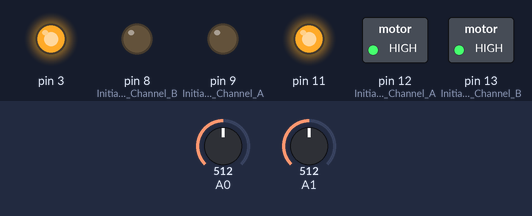
Bench run of a sketch on a simulated Arduino Uno, built with avr-gcc and run on an emulated ATmega328P. On the bench: switched loads named in the sketch (green lamp = pin HIGH), output pins drawn as LEDs (lit = HIGH). Inputs (shaded band) come from the test bench; at power-on: A0 = 512, A1 = 512. What the sketch prints to the serial monitor is not drawn.

Above: at 1.5 s.
At 3.5 s:
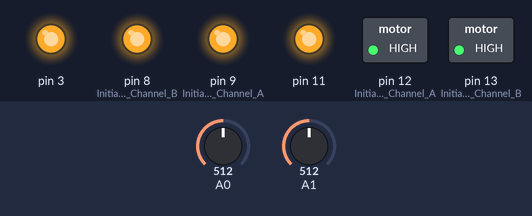
At 5.5 s:
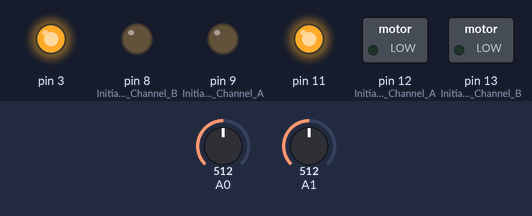
At 7.5 s:
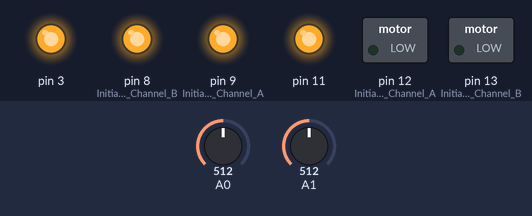
At 9.5 s:
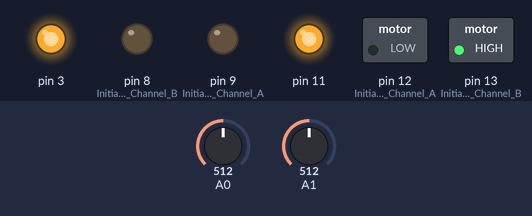
At 11.5 s:
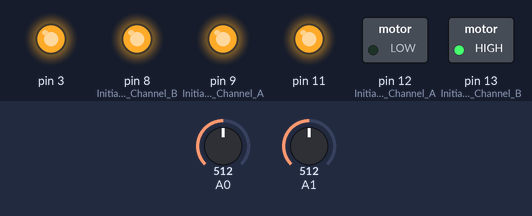
Timing chart, 0 to 13.8 s (numbered marks = the images above):
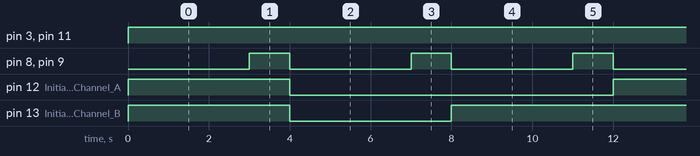

The sketch:

MotorDriver.ino
```cpp
/*************************************************************
Motor Shield 2-Channel DC Motor for Arduino Motor Shield V3
by Ramanathan Sabapathy (ram.kshatriya@gmail.com)

*************************************************************/

void setup() {

  //Setup Channel A
  pinMode(12, OUTPUT);//Initiates Motor Channel A pin
  pinMode(9, OUTPUT); //Initiates Brake Channel A pin

    //Setup Channel B
  pinMode(13, OUTPUT);//Initiates Motor Channel B pin
  pinMode(8, OUTPUT); //Initiates Brake Channel B pin

  //myservo.attach(5);
   Serial.begin(9600);
   Serial.print("Setup Completed\n");
}

void loop(){

  forward();
  wait(3000);

  if(surge())
  {

    brake(HIGH);
    wait(1000);
    backward();

    wait(3000);
    brake(HIGH);

    wait(1000);
    turnRight();


    wait(3000);
    brake(HIGH);

    wait(1000);
  }

}

void forward(){
    //forward A full speed
  digitalWrite(12, HIGH); //Establishes forward direction of Channel A
  digitalWrite(9, LOW);   //Disengage the Brake for Channel A
  analogWrite(3, 255);   //Spins the motor on Channel A at full speed

    //forward B full speed
  digitalWrite(13, HIGH); //Establishes forward direction of Channel B
  digitalWrite(8, LOW);   //Disengage the Brake for Channel B
  analogWrite(11, 255);   //Spins the motor on Channel B at full speed

  return;
}

void backward(){
     //backward A half speed
    digitalWrite(12, LOW); //Establishes backward direction of Channel A
    digitalWrite(9, LOW);   //Disengage the Brake for Channel A
    //analogWrite(3, 123);   //Spins the motor on Channel A at half speed
    analogWrite(3, 255);   //Spins the motor on Channel A at full speed

    //backward B half speed
    digitalWrite(13, LOW); //Establishes backward direction of Channel B
    digitalWrite(8, LOW);   //Disengage the Brake for Channel B
    //analogWrite(11, 123);   //Spins the motor on Channel B at half speed
    analogWrite(11, 255);   //Spins the motor on Channel B at full speed

    return;
}

void brake(boolean brake){
    digitalWrite(9, brake); //Eengage the Brake for Channel A
    digitalWrite(8, brake); //Eengage the Brake for Channel B
}

void turnLeft(){
    //left @ full speed
    digitalWrite(12, HIGH); //Establishes backward direction of Channel A
    digitalWrite(9, LOW);   //Disengage the Brake for Channel A
    //analogWrite(3, 123);   //Spins the motor on Channel A at half speed
    analogWrite(3, 255);   //Spins the motor on Channel A at full speed

    digitalWrite(13, LOW); //Establishes backward direction of Channel B
    digitalWrite(8, LOW);   //Disengage the Brake for Channel B
    //analogWrite(11, 123);   //Spins the motor on Channel B at half speed
    analogWrite(11, 255);   //Spins the motor on Channel B at full speed

    return;
}

void turnRight(){
    //right @ full speed
    digitalWrite(12, LOW); //Establishes backward direction of Channel A
    digitalWrite(9, LOW);   //Disengage the Brake for Channel A
    //analogWrite(3, 123);   //Spins the motor on Channel A at half speed
    analogWrite(3, 255);   //Spins the motor on Channel A at full speed

    digitalWrite(13, HIGH); //Establishes backward direction of Channel A
    digitalWrite(8, LOW);   //Disengage the Brake for Channel A
    //analogWrite(11, 123);   //Spins the motor on Channel A at half speed
    analogWrite(11, 255);   //Spins the motor on Channel A at full speed

    return;
}

boolean surge(){
  int sensorValue1=analogRead(A0);
  int sensorValue2=analogRead(A1);

  if(sensorValue1 > 200 || sensorValue2 > 200)
  {
    //print(surge);
    return HIGH;
  }
  else
  {
    //print(no surge);
    return LOW;
  }
}

void wait(int delay_ms){
  delay(delay_ms);
  return;
}
```

Measured:
- by itself, pin 3, pin 11: LOW → HIGH at 0.00 s
- by itself, pin 8 (Initiates_Brake_Channel_B), pin 9 (Initiates_Brake_Channel_A): alternates HIGH for 1.0 s and LOW for 3.0 s
- by itself, pin 12 (Initiates_Motor_Channel_A): alternates HIGH for 4.0 s and LOW for 8.0 s
- by itself, pin 13 (Initiates_Motor_Channel_B): repeats every 12.0 s: LOW 4.0 s, HIGH 8.0 s
